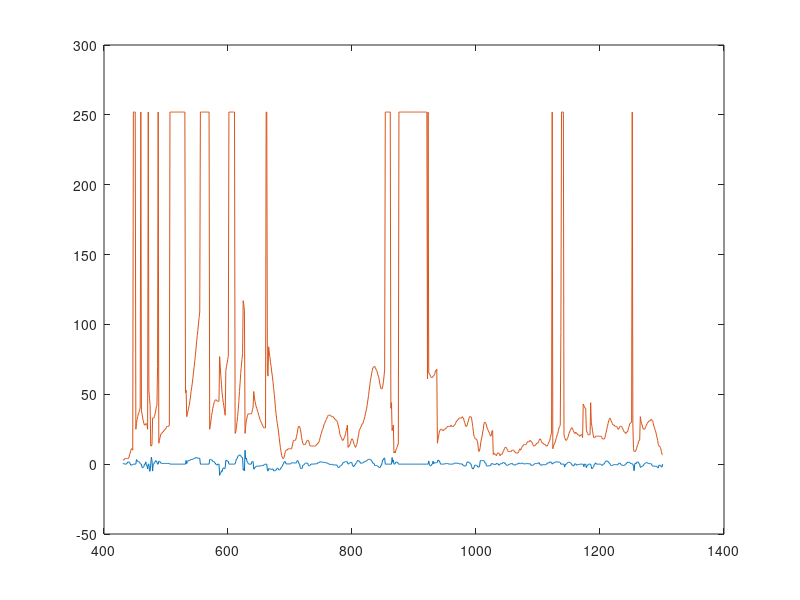

Write the MATLAB code that produced this figure. (Note: this script raises an error after producing the figure.)
clear all
clc

load("2020-07-08-15-15-54_2T3MWRFVXLW056972_CAN_Messages.mat")
valid_accel = accelx;
valid_relative_dist = lead_distance;
valid_relative_spd = relative_vel;
valid_relative_spd(lead_distance>120) = nan;
valid_speed = speed/3.6;

%% overlay data with different deceleraito range
time_aligned = Time-Time(1);
time_enter = 430;
time_exit = 1301;

[~,highway_s_I] = min(abs(time_aligned-time_enter));
[~,highway_e_I] = min(abs(time_aligned-time_exit));

accelx_highway = accelx(highway_s_I:highway_e_I);
highway_rel_speed = relative_vel(highway_s_I:highway_e_I);
highway_lead_dist = lead_distance(highway_s_I:highway_e_I);
speed_highway = valid_speed(highway_s_I:highway_e_I);

lead_speed = speed_highway + highway_rel_speed;

figure()
plot(time_aligned(highway_s_I:highway_e_I),highway_rel_speed)
hold on
plot(time_aligned(highway_s_I:highway_e_I),highway_lead_dist)

%% compare the speed command of the FollowerStopper and compare to leading vehicle speed
% compute acceleration command of the FollwerStopper and compare to the subject vehicle accelearation

v_des_FS = zeros(length(highway_lead_dist),1);

v_des_mFS = zeros(length(highway_lead_dist),1);

accelx_FS = zeros(length(highway_lead_dist),1);

accelx_mFS = zeros(length(highway_lead_dist),1);

r = 30;
% uMax = max(accelx);   %+1.5 m/s^2
% uMin = min(accelx);   %-3.0 m/s^2

uMax = 1.5;   %+1.5 m/s^2
uMin = -3.0;   %-3.0 m/s^2

for i = 1:1:length(highway_lead_dist)
    if(highway_lead_dist(i)>100)
       v_des_FS(i) = nan;
       v_des_mFS(i) = nan;
       accelx_FS(i) = nan;
       accelx_mFS(i) = nan;
       continue; 
    end
    
    v_des = follower_stopper(highway_lead_dist(i),highway_rel_speed(i),speed_highway(i),r);
    v_des_FS(i) = v_des;
    
    v_des_mFS(i) = modified_FollowerStopper(highway_lead_dist(i),highway_rel_speed(i),speed_highway(i),r);
    
    accelx_FS(i) = dyn_follower_stopper(highway_lead_dist(i),highway_rel_speed(i),speed_highway(i),uMin,uMax,r);
    accelx_mFS(i) = dyn_modified_follower_stopper(highway_lead_dist(i),highway_rel_speed(i),speed_highway(i),uMin,uMax,r);
end

figure()
plot(time_aligned(highway_s_I:highway_e_I),lead_speed)
hold on
plot(time_aligned(highway_s_I:highway_e_I),v_des_FS,'LineWidth',2)
plot(time_aligned(highway_s_I:highway_e_I),v_des_mFS,'LineWidth',2)
ylabel('speed[m/s]')
xlabel('Time[s]')
legend('human','FS','mFS')
set(gca,'FontSize',30)

figure()
plot(time_aligned(highway_s_I:highway_e_I),accelx_highway)
hold on
plot(time_aligned(highway_s_I:highway_e_I),accelx_FS,'LineWidth',2)
plot(time_aligned(highway_s_I:highway_e_I),accelx_mFS,'-.','LineWidth',2)
ylabel('accel[m/s^2]')
xlabel('Time[s]')
legend('human','FS','mFS')
set(gca,'FontSize',30)





